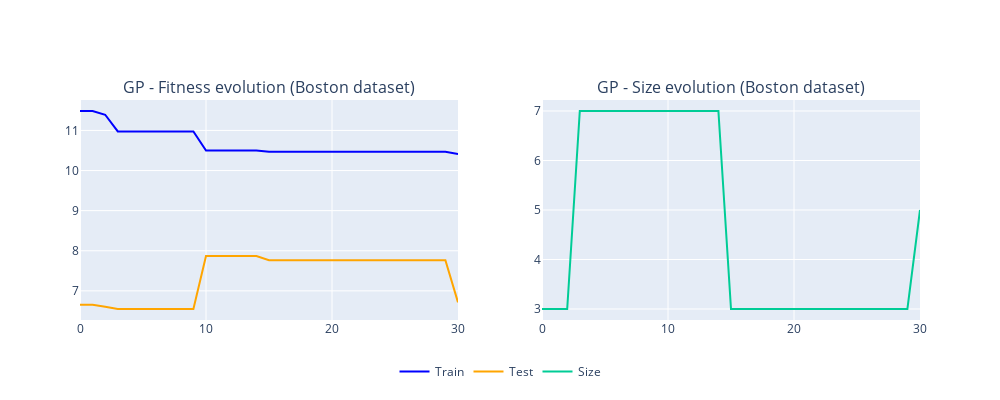

The cell this chart's notebook holds for it:
### Code cell
from plotly.subplots import make_subplots
fig = make_subplots(
    rows=1, cols=2,
    subplot_titles=('GP - Fitness evolution ('+DATASET_NAME+' dataset)', 'GP - Size evolution ('+DATASET_NAME+' dataset)')
)

fig.add_trace(go.Scatter(y=pd.read_csv(LOG_PATH, header=None).iloc[:,5].values, 
                         mode='lines', name='Train', line=dict(color=train_color)), row=1, col=1)
fig.add_trace(go.Scatter(y=pd.read_csv(LOG_PATH, header=None).iloc[:,8].values, 
                         mode='lines', name='Test', line=dict(color=test_color)), row=1, col=1)
fig.add_trace(go.Scatter(y=pd.read_csv(LOG_PATH, header=None).iloc[:,9].values, 
                         mode='lines', name='Size'), row=1, col=2)
fig.update_layout(
    width=1000,
    height=400, 
    showlegend=True,
    yaxis_range=[0,None],
    legend=dict(
        orientation='h',
        yanchor='bottom',
        y=-0.3,
        xanchor='center',
        x=0.5
    )
)
fig.show()

### Figure 1 — Plotly figure (JSON) as saved in the notebook; plotly's stock layout.template omitted (floating-point values rounded to 4 significant figures)
{"data": [{"line": {"color": "blue"}, "mode": "lines", "name": "Train", "type": "scatter", "xaxis": "x", "y": [11.48, 11.48, 11.39, 10.97, 10.97, 10.97, 10.97, 10.97, 10.97, 10.97, 10.5, 10.5, 10.5, 10.5, 10.5, 10.47, 10.47, 10.47, 10.47, 10.47, 10.47, 10.47, 10.47, 10.47, 10.47, 10.47, 10.47, 10.47, 10.47, 10.47, 10.41], "yaxis": "y"}, {"line": {"color": "orange"}, "mode": "lines", "name": "Test", "type": "scatter", "xaxis": "x", "y": [6.651, 6.651, 6.602, 6.547, 6.547, 6.547, 6.547, 6.547, 6.547, 6.547, 7.869, 7.869, 7.869, 7.869, 7.869, 7.765, 7.765, 7.765, 7.765, 7.765, 7.765, 7.765, 7.765, 7.765, 7.765, 7.765, 7.765, 7.765, 7.765, 7.765, 6.713], "yaxis": "y"}, {"mode": "lines", "name": "Size", "type": "scatter", "xaxis": "x2", "y": [3, 3, 3, 7, 7, 7, 7, 7, 7, 7, 7, 7, 7, 7, 7, 3, 3, 3, 3, 3, 3, 3, 3, 3, 3, 3, 3, 3, 3, 3, 5], "yaxis": "y2"}], "layout": {"annotations": [{"font": {"size": 16}, "showarrow": false, "text": "GP - Fitness evolution (Boston dataset)", "x": 0.225, "xanchor": "center", "xref": "paper", "y": 1, "yanchor": "bottom", "yref": "paper"}, {"font": {"size": 16}, "showarrow": false, "text": "GP - Size evolution (Boston dataset)", "x": 0.775, "xanchor": "center", "xref": "paper", "y": 1, "yanchor": "bottom", "yref": "paper"}], "height": 400, "legend": {"orientation": "h", "x": 0.5, "xanchor": "center", "y": -0.3, "yanchor": "bottom"}, "showlegend": true, "width": 1000, "xaxis": {"anchor": "y", "domain": [0, 0.45]}, "xaxis2": {"anchor": "y2", "domain": [0.55, 1]}, "yaxis": {"anchor": "x", "domain": [0, 1], "range": [0, null]}, "yaxis2": {"anchor": "x2", "domain": [0, 1]}}}
